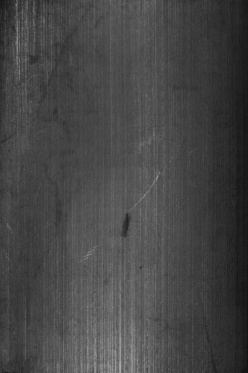
#> input picture data/sample/MT_Blowhole/exp1_num_108719.jpg, 248 x 373 px
$ python -i preprocessing.py   (imports and definitions only)
#> lines starting #> are read from the running program, lines starting #| are printed output that depends on the picture
#> further down, picture is the input picture: shape (373, 248); min 17, max 172, mean 70.1
import cv2
import numpy as np

from src.config import IMG_SIZE


def preprocess(img_gray, size=IMG_SIZE):
#> called with size = (128, 128)
    img = cv2.resize(img_gray, size, interpolation=cv2.INTER_AREA)
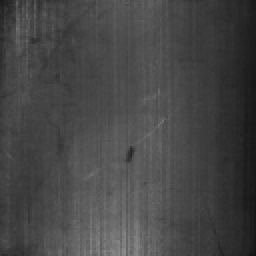
#> img: shape (128, 128) (shown 2 times larger); min 19, max 139, mean 70.1

    img = cv2.GaussianBlur(img, (3, 3), sigmaX=0)

    clahe = cv2.createCLAHE(clipLimit=2.0, tileGridSize=(8, 8))
    img = clahe.apply(img)
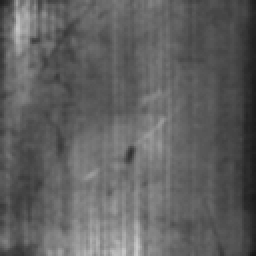
#> img: shape (128, 128) (shown 2 times larger); min 24, max 201, mean 96.3

    return img

>>> import cv2
>>> picture = cv2.imread('../data/sample/MT_Blowhole/exp1_num_108719.jpg', cv2.IMREAD_GRAYSCALE)
>>> result = preprocess(picture)

$ run again, on data/sample/MT_Blowhole/exp1_num_262480.jpg
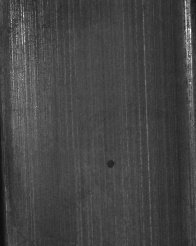
#> input picture data/sample/MT_Blowhole/exp1_num_262480.jpg, 196 x 246 px
#> picture is the input picture: shape (246, 196); min 13, max 255, mean 68.3
#> in preprocess, `img = cv2.resize(img_gray, size, interpolation=cv2.INTER_AREA)`:
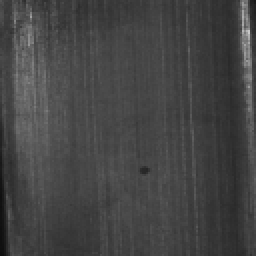
#> img: shape (128, 128) (shown 2 times larger); min 15, max 201, mean 68.3
#> in preprocess, `img = clahe.apply(img)`:
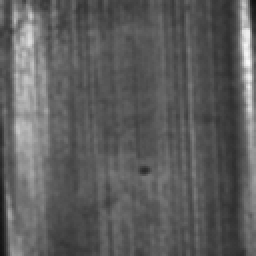
#> img: shape (128, 128) (shown 2 times larger); min 16, max 249, mean 93

$ run again, on data/sample/MT_Blowhole/exp1_num_265077.jpg
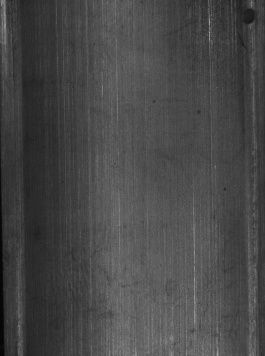
#> input picture data/sample/MT_Blowhole/exp1_num_265077.jpg, 265 x 356 px
#> picture is the input picture: shape (356, 265); min 4, max 168, mean 71.7
#> in preprocess, `img = cv2.resize(img_gray, size, interpolation=cv2.INTER_AREA)`:
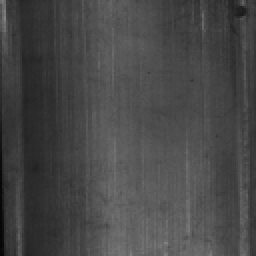
#> img: shape (128, 128) (shown 2 times larger); min 6, max 133, mean 71.7
#> in preprocess, `img = clahe.apply(img)`:
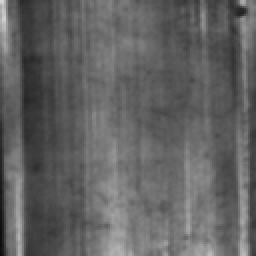
#> img: shape (128, 128) (shown 2 times larger); min 12, max 214, mean 98.2
